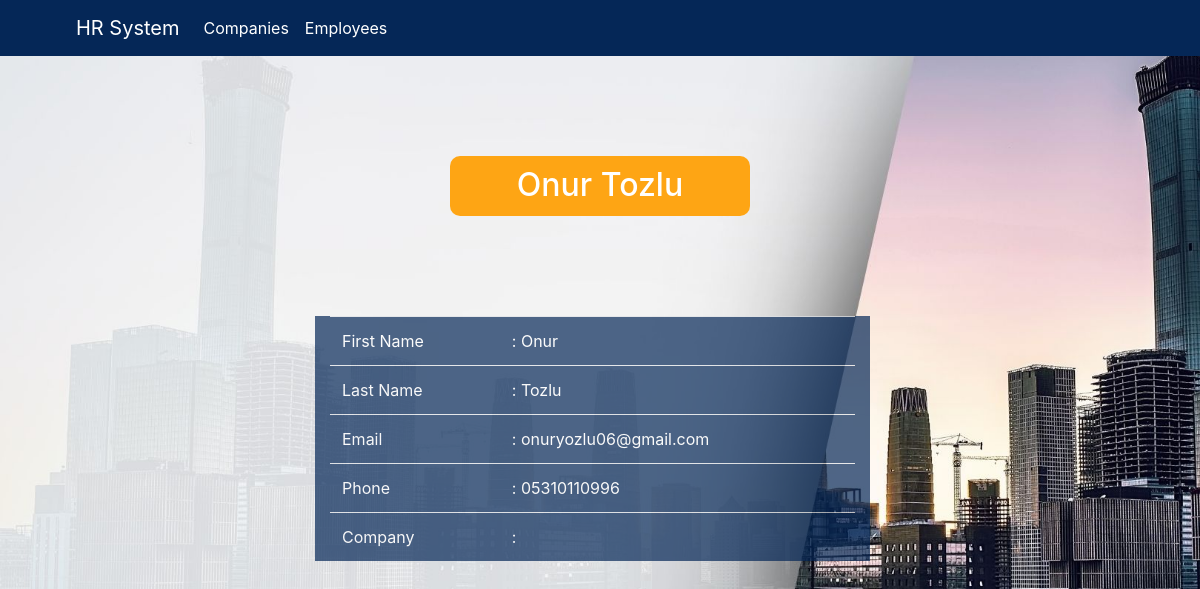
Page /read.php?id=14 on the committed database.
### tables this page shows
CREATE TABLE `employee` (
  `fname` varchar(255) NOT NULL,
  `lname` varchar(255) NOT NULL,
  `email` varchar(255) NOT NULL,
  `phone` varchar(255) NOT NULL,
  `company` varchar(255) NOT NULL,
  `id` int(100) NOT NULL
);

### read.php (the view, shortened to what this page needs)
<?php
include("baglantiekle.php");
?>
<!doctype html>
<html>
<head>
<link rel="stylesheet" href="bootstrap.css"/>
<link rel="stylesheet" href="style.css"/>
</head>
<body>
<?php
$sorgu = $baglanti->query("SELECT * FROM employee WHERE id =".(int)$_GET['id']);
$sonuc = $sorgu->fetch_assoc();
?>
<nav class="navbar navbar-expand-lg navbar-light bg-light">
    <a class="navbar-brand" style="margin-left:60px;" href="">HR System</a>
    <div class="collapse navbar-collapse" id="navbarTogglerDemo03">
      <ul class="navbar-nav mr-auto mt-2 mt-lg-0">
        <li class="nav-item active">
          <a class="nav-link" href="admin.php">Companies</a>
        </li>
        <li class="nav-item">
          <a class="nav-link" href="admin1.php">Employees</a>
        </li>
    </div>
  </nav>
  <center>
  <div style="background-color: #FEA514; position: relative; top: 100px; width:300px; height:60px; border-radius: 10px;">
  <h2 style="color: white; position: relative; top:10px; text-align: center;"><?php echo $sonuc['fname']; ?> <?php echo $sonuc['lname']; ?></h2>
  </div>
</center>
<div class="container">
<div style="position: relative; top:200px; left:270px; background-color: #052757; opacity:0.7;" class="col-6">
<form action="" method="POST">
    <table style="color: white;" class="table">
        <tr>
            <td>First Name</td>
            <td>: <?php echo $sonuc['fname']; ?></td>
        </tr>
        <tr>
            <td>Last Name</td>
            <td>: <?php echo $sonuc['lname']; ?></td>
        </tr>
        <tr>
            <td>Email</td>
            <td>: <?php echo $sonuc['email']; ?></td>
        </tr>
        <tr>
            <td>Phone</td>
            <td>: <?php echo $sonuc['phone']; ?></td>
        </tr>
        <tr>
            <td>Company</td>
            <td>: <?php echo $sonuc['company']; ?></td>
        </tr>
    </table>
</form>
</div>
</body>
</html>

### style.css (style rules this page uses)
.navbar { background-color: #052757 !important; }
.nav-link { color: white !important; }
.navbar-brand { color: white !important; }

### read.php (style rules this page uses)
body { background-image: url("1.jpg"); background-repeat: no-repeat; background-attachment: fixed; background-size: cover; }

### rows in the picture
employee: fname "Onur", lname "Tozlu", email "onuryozlu06@gmail.com", phone "05310110996"
